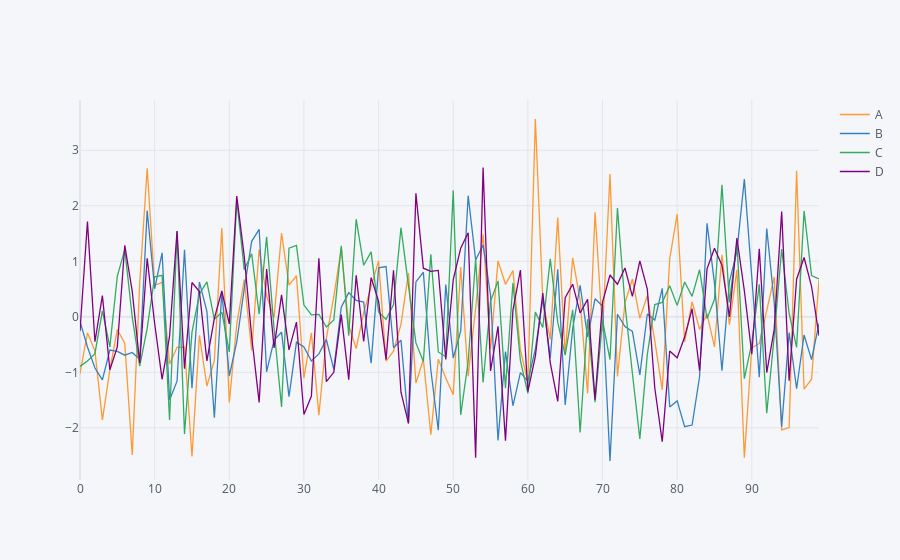

Notebook source saved alongside this figure:
### Code cell
df1.iplot() #this gives an interactive line plot
